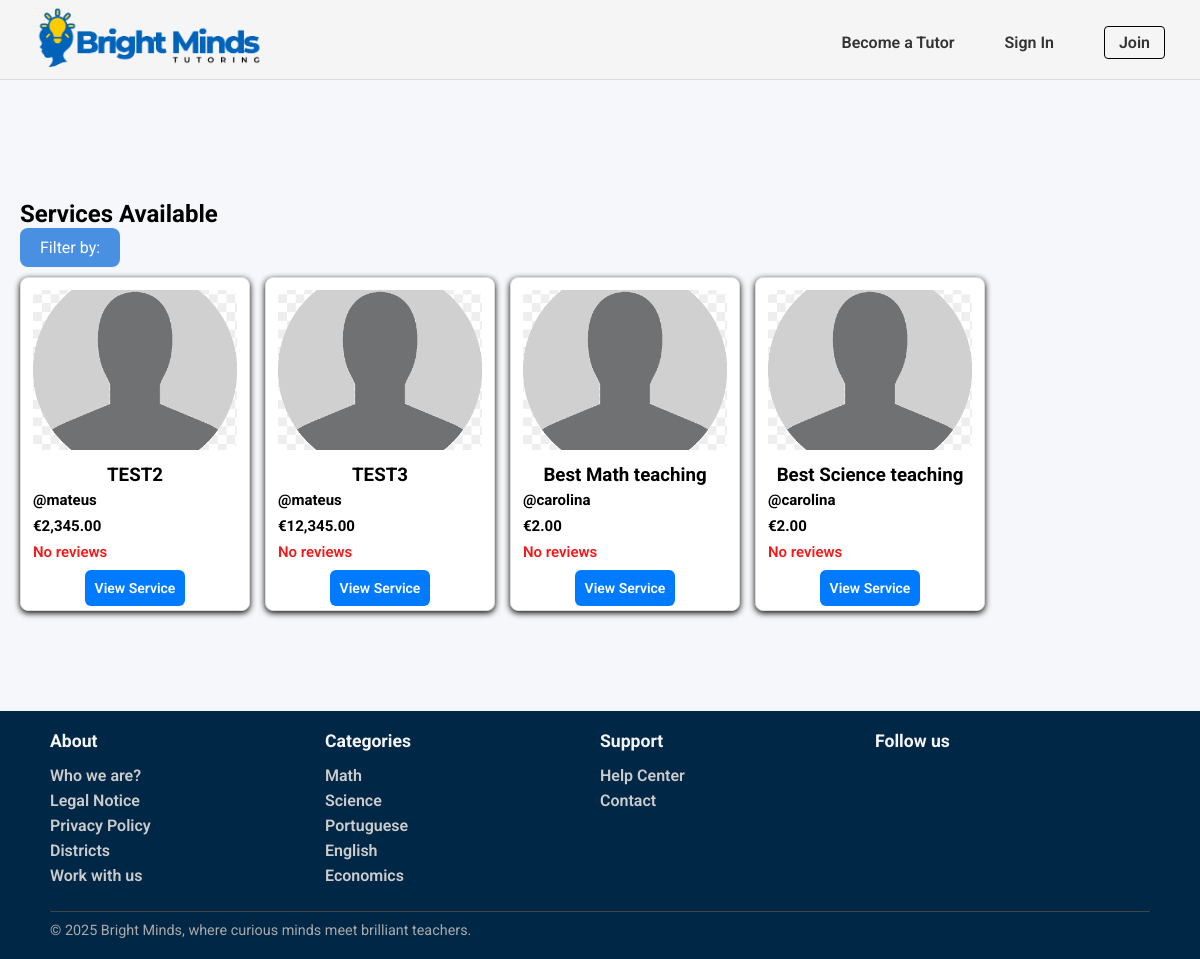
/pages/services_list.php, run on an earlier commit of the app's database.
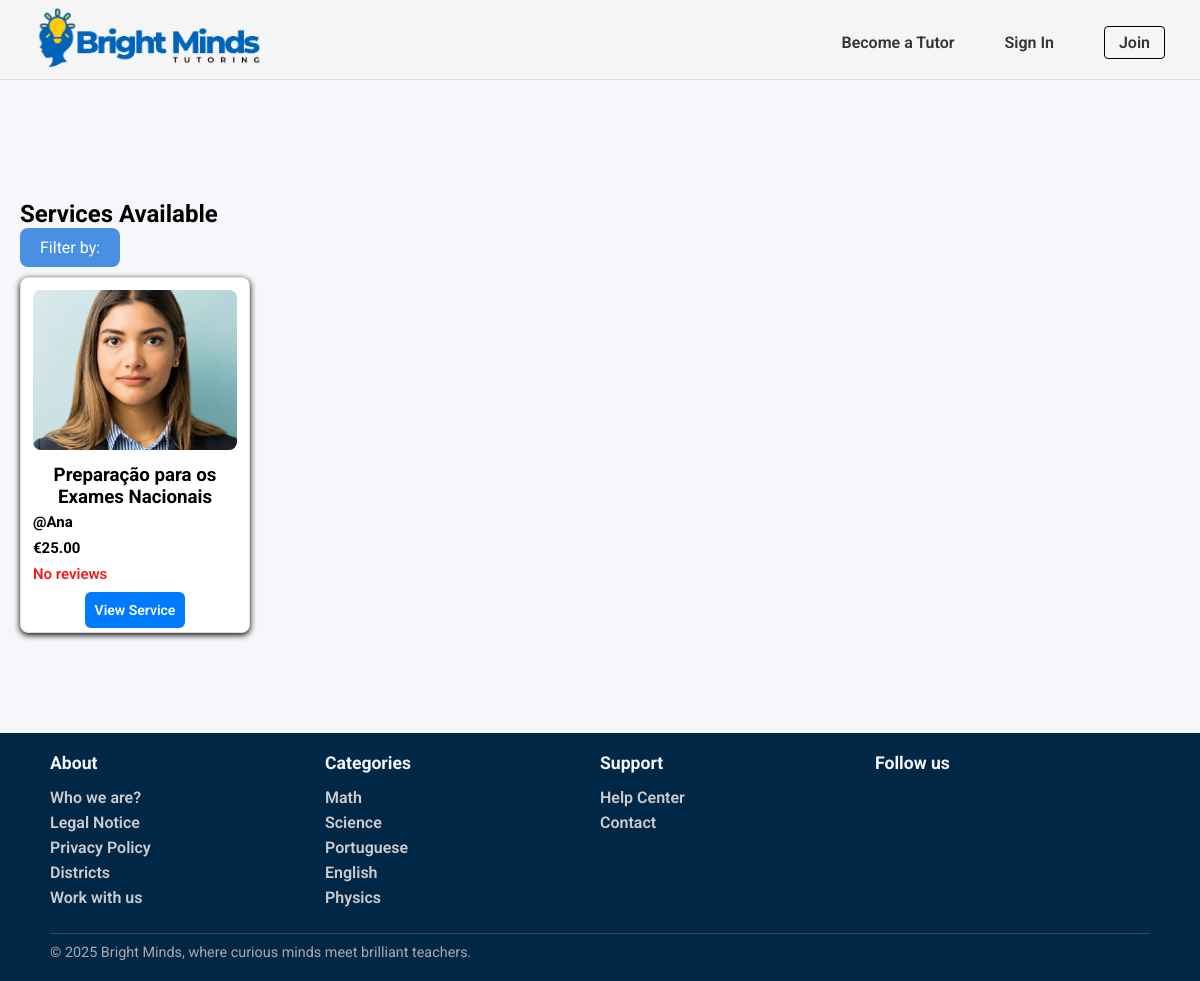
And on a later commit of the database.
### tables this page shows
CREATE TABLE Service(
    service_id INTEGER PRIMARY KEY,
    freelancer_id INTEGER NOT NULL,
    title TEXT NOT NULL,
    category_name TEXT NOT NULL,
    description TEXT NOT NULL,
    duracao INTEGER NOT NULL,
    price REAL NOT NULL,
    service_type TEXT CHECK(service_type IN ('individual presencial', 'grupo presencial', 'individual online','grupo online', 'revisão trabalhos')) NOT NULL,
    num_sessoes INTEGER NOT NULL,
    status TEXT CHECK(status IN ('ativo', 'inativo')) DEFAULT 'ativo',
    max_students INTEGER,
    FOREIGN KEY (freelancer_id) REFERENCES Freelancers(freelancer_id) ON UPDATE CASCADE ON DELETE CASCADE,
    FOREIGN KEY (category_name) REFERENCES Category(category_name) ON UPDATE CASCADE ON DELETE RESTRICT
);

CREATE TABLE User (
    user_id INTEGER PRIMARY KEY,
    username TEXT UNIQUE NOT NULL,
    name TEXT NOT NULL,
    birth_date DATE,
    email TEXT UNIQUE NOT NULL,
    password TEXT NOT NULL,
    usertype TEXT CHECK(usertype IN ('student', 'tutor', 'admin')) NOT NULL,
    address TEXT,
    postal_code TEXT,
    city TEXT,
    registration_date DATE NOT NULL,
    profile_image TEXT
);

CREATE TABLE Category(
    category_name TEXT PRIMARY KEY
);

### pages/services_list.php (called while the page is built)
<?php
    require_once(__DIR__. '/../templates/common.tpl.php');
    require_once(__DIR__.'/../database/connection.db.php');
    require_once(__DIR__.'/../database/service.class.php');
    require_once(__DIR__.'/../database/categories.php');
    require_once(__DIR__. '/../templates/services.tpl.php');
    $session = new Session();
    $db = getDatabaseConnection();
    $categories = getAllCategories($db);
    $category = (!empty ($_GET['category'])) ? $_GET['category'] : null;
    $service = (!empty ($_GET['service_type'])) ? $_GET['service_type'] : null;
    $min_price = (!empty($_GET['min_price'])) ? floatval($_GET['min_price']) : null;
    $max_price = (!empty($_GET['max_price'])) ? floatval($_GET['max_price']) : null;
    $min_rating = (!empty($_GET['min_rating'])) ? floatval($_GET['min_rating']) : null;
    $max_rating = (!empty($_GET['max_rating'])) ? floatval($_GET['max_rating']) : null;
    $services = getServices($db,$category,$service,$min_price,$max_price,$min_rating,$max_rating);
    drawHeader($session);
    drawServices($services,$category,$service);
    drawFooter($categories);
    ?>

### utils/session.php (called while the page is built, shortened)
<?php
  class Session {
    public function isLoggedIn() : bool {
      return isset($_SESSION['id']);
    }
  }
?>

### database/service.class.php (called while the page is built, shortened)
<?php
function getServices(PDO $db, ?string $category, ?string $service_type, ?float $min_price, ?float $max_price,?int $min_rating, ?int $max_rating): array {
    $query = '
        SELECT s.service_id, s.title, s.price, s.service_type,
               u.name AS freelancer_name, u.user_id,
               (SELECT AVG(r.rating) FROM Review r
                JOIN Booking b ON r.booking_id = b.booking_id
                WHERE b.service_id = s.service_id) AS avg_rating
        FROM Service s
        JOIN Freelancer f ON s.freelancer_id = f.freelancer_id
        JOIN User u ON f.freelancer_id = u.user_id
        WHERE s.status = "ativo"
        ';
    $params = [];
    $stmt = $db->prepare($query);
    $stmt->execute($params);
    $services = [];
    while ($row = $stmt->fetch(PDO::FETCH_ASSOC)) {
        $user = User::getUserbyId($db, intval($row['user_id']));
        $profileImage = $user->getPhoto();
        $row['profile_image'] = $profileImage;
        $services[] = $row;
    }
    return $services;
}
?>

### database/categories.php (called while the page is built, shortened)
<?php
  function getAllCategories(PDO $db) {
    $stmt = $db->prepare('SELECT category_name
                          FROM Category');
    $stmt->execute();
    return $stmt->fetchAll();
  }
?>

### templates/services.tpl.php (the view, shortened to what this page needs)
<?php function drawServices(array $services, ?string $category, ?string $service_type){ ?>
    <section id="services">
      <h2>Services Available</h2>
      <form method="GET" action="services_list.php" class="filter-dropdown">
          <button type = "button" class = "filter-button" onclick= "toggleDropdown()" >
            <span>Filter by:</span>
          </button>
      </form>
        <div class="services-button">
            <?php foreach ($services as $service) {
              $profileImage = $service['profile_image'];
            ?>
                <div class="service-card">
                    <div class="service-img-container">
                      <img class="profile-photo" src="<?= htmlspecialchars($profileImage) ?>" alt="Freelancer profile photo">
                    </div>
                    <div class="service-details">
                        <p class="service-name"><h3><?= htmlspecialchars($service['title']) ?><h3>
                        <p class="service-description"><?= htmlspecialchars($service['description']) ?>
                        <p class="freelancer-name">@<?= htmlspecialchars($service['freelancer_name']) ?></p>
                        <p class="price">€<?= number_format($service['price'], 2) ?></p>
                        <p class="rating">
                            <?php
                            $avg = round($service['avg_rating'], 1);
                            if ($avg) {
                                echo $avg . " ★";
                            } else {
                                echo "No reviews";
                            }
                            ?>
                        </p>
                        <a href="service_detail.php?id=<?= $service['service_id'] ?>" class="view-service-btn">View Service</a>
                    </div>
                </div>
            <?php } ?>
        </div>
    </section>
<?php } ?>

### templates/common.tpl.php (shortened to what this page needs)
<?php
    require_once(__DIR__. '/../utils/session.php');
?>
<?php function drawHeader(Session $session){ ?>
    <!DOCTYPE html>
    <html>
        <head>
            <link rel="stylesheet" href="../css/style.css">
            <link rel="stylesheet" href="../css/profile.css">
            <link rel="stylesheet" href="../css/services.css">
            <link rel="stylesheet" href="../css/service_detail.css">
            <link rel="stylesheet" href="../css/admin.css">
            <link rel="stylesheet" href="../css/services_manage.css">
            <link rel="stylesheet" href="../css/client_booking.css">
            <link rel="stylesheet" href="../css/message.css">
        </head>
        <body>
            <header>
                <nav>
                    <a href="../pages/index.php"><img id="logo" src="../docs/BrightMinds_logo.png" alt="BrightMinds Logo"></a>
                    <?php
                        if($session->isLoggedIn()) drawUserNav($session);
                        else drawVisitorNav();
                    ?>
                </nav>
            </header>
            <main>
<?php } ?>
<?php function drawVisitorNav() { ?>
    <ul class="visitor-nav-links">
        <li><a href="../pages/sign_up.php">Become a Tutor</a></li>
        <li><a href="../pages/login.php">Sign In</a></li>
        <li><a href="../pages/sign_up.php" class="join-btn">Join</a></li>
    </ul>
<?php } ?>
<?php function drawFooter(array $categories){ ?>
            </main>
            <footer>
                <div class="footer-content">
                    <section class="footer-column">
                        <h3>About</h3>
                        <ul>
                            <li><a href="">Who we are?</a></li>
                            <li><a href="">Legal Notice</a></li>
                            <li><a href="">Privacy Policy</a></li>
                            <li><a href="">Districts</a></li>
                            <li><a href="">Work with us</a></li>
                        </ul>
                    </section>
                    <section class="footer-column">
                        <h3>Categories</h3>
                        <ul>
                            <?php foreach($categories as $category){ ?>
                                <li>
                                    <a href=""><?=$category['category_name']?>
                                    </a>
                                </li>
                            <?php } ?>
                        </ul>
                    </section>
                    <section class="footer-column">
                        <h3>Support</h3>
                        <ul>
                            <li><a href="#">Help Center</a></li>
                            <li><a href="#">Contact</a></li>
                        </ul>
                    </section>
                    <section class="footer-column">
                        <h3>Follow us</h3>
                    </section>
                    <div class="footer-bottom">
                        <hr>
                        <p>© 2025 Bright Minds, where curious minds meet brilliant teachers.</p>
                    </div>
                </div>
            </footer>
        </body>
    </html>
<?php } ?>

### css/style.css (style rules this page uses)
* { font-family: "Roboto"; margin:0; padding:0; box-sizing: border-box; }
body { background-color: #f5f7fa; }
header { font-family: "Roboto"; font-style: normal; background-color: whitesmoke; border-bottom: 1px solid #ddd; height: 80px; width: 100%; position: sticky; top:0; left:0; }
nav { display: flex; align-items: center; justify-content: space-between; padding: 5px 35px; }
.visitor-nav-links { list-style: none; display: flex; align-items: center; gap: 50px; }
#logo { height:70px; width: auto; }
a { text-decoration:none; }
.visitor-nav-links li a, .user-nav a { color: #333; font-weight: 600; font-size: 16px; }
.join-btn { padding: 6px 14px; border: 1px solid #000; border-radius: 4px; background-color: transparent; font-weight: bold; cursor: pointer; }
footer { font-family: "Roboto", sans-serif; background-color: #012747; color: #fff; padding: 20px 50px; }
.footer-content { display:grid; grid-template-columns: repeat(4, 1fr); grid-template-rows: auto auto; row-gap: 20px; }
.footer-bottom { grid-column: 1 / -1; }
.footer-column h3 { font-size: 1.1rem; margin-bottom: 15px; color: #f5f5f5; }
.footer-column ul { list-style: none; }
.footer-column ul li { margin-bottom: 6px; }
.footer-column ul li a { text-decoration: none; color: #ccc; }
.footer-bottom { text-align: start; font-size: 0.9rem; color: #aaa; }
.footer-bottom hr { border: none; border-top: 1px solid #444; margin-bottom: 10px; }

### css/profile.css (style rules this page uses)
* { font-family: "Roboto"; margin:0; padding:0; box-sizing: border-box; }

### css/services.css (style rules this page uses)
#services { margin-top: 100px; margin-bottom: 80px; padding: 20px; }
.services-button { display: flex; flex-wrap: wrap; justify-content: flex-start; gap: 15px; }
.service-card { border: 1px solid #ddd; border-radius: 8px; width: 230px; padding: 12px; background: white; box-shadow: 0 2px 6px rgba(0, 0, 0, 0.986); text-align: center; display: flex; flex-direction: column; margin-top: 10px; }
.profile-photo { width: 100%; height: 160px; object-fit: cover; border-radius: 8px; margin-bottom: 10px; }
.freelancer-name { font-weight: bold; color: #000000; margin: 5px 0; text-align: left; font-size: 15px; }
.price { color: #000000; font-weight: bold; font-size: 15px; margin: 8px 0; text-align: left; }
.rating { color: #f41a1a; font-weight: 600; font-size: 15px; text-align: left; margin-bottom: 15px; }
.view-service-btn { background-color: #007bff; color: white; font-size: 14px; padding: 10px; border: none; border-radius: 6px; cursor: pointer; transition: background-color 0.3s ease; width: 100%; margin-top: 30px; }
.filter-button { background-color: #4A90E2; color: white; padding: 10px 20px; margin-top:1; border: none; border-radius: 8px; font-size: 16px; cursor: pointer; }
.filter-dropdown { position: relative; display: inline-block; }

### css/services_manage.css (style rules this page uses)
a { color: #0066cc; text-decoration: none; }

### css/client_booking.css (style rules this page uses)
a { color: #0066cc; text-decoration: none; font-weight: 600; }

What changed in the data, as far as the page shows it:
removed service: title "TEST2", user.name "mateus", price "2,345.00"
removed service: title "TEST3", user.name "mateus", price "12,345.00"
removed service: title "Best Math teaching", user.name "carolina", price "2.00"
removed service: title "Best Science teaching", user.name "carolina", price "2.00"
removed category: category_name "Economics"
now on this page (row edited): service: title "Preparação para os Exames Nacionais", user.name "Ana", price "25.00"
added category: category_name "Physics"
